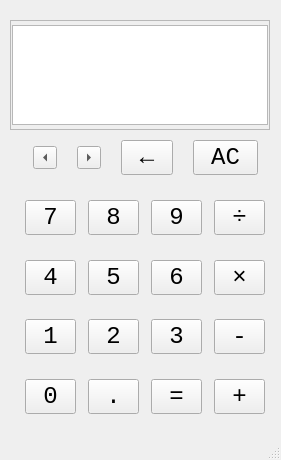
<?xml version="1.0" encoding="UTF-8"?>
<ui version="4.0">
 <class>MainWindow</class>
 <widget class="QMainWindow" name="MainWindow">
  <property name="geometry">
   <rect>
    <x>0</x>
    <y>0</y>
    <width>281</width>
    <height>460</height>
   </rect>
  </property>
  <property name="minimumSize">
   <size>
    <width>281</width>
    <height>460</height>
   </size>
  </property>
  <property name="maximumSize">
   <size>
    <width>281</width>
    <height>460</height>
   </size>
  </property>
  <property name="windowTitle">
   <string>MainWindow</string>
  </property>
  <widget class="QWidget" name="centralwidget">
   <widget class="QWidget" name="layoutWidget">
    <property name="geometry">
     <rect>
      <x>10</x>
      <y>15</y>
      <width>272</width>
      <height>409</height>
     </rect>
    </property>
    <layout class="QVBoxLayout" name="verticalLayout_2">
     <item>
      <widget class="QFrame" name="frame">
       <property name="minimumSize">
        <size>
         <width>180</width>
         <height>110</height>
        </size>
       </property>
       <property name="maximumSize">
        <size>
         <width>260</width>
         <height>100</height>
        </size>
       </property>
       <property name="frameShape">
        <enum>QFrame::StyledPanel</enum>
       </property>
       <property name="frameShadow">
        <enum>QFrame::Raised</enum>
       </property>
       <layout class="QHBoxLayout" name="horizontalLayout" stretch="0">
        <property name="leftMargin">
         <number>0</number>
        </property>
        <property name="topMargin">
         <number>0</number>
        </property>
        <property name="rightMargin">
         <number>0</number>
        </property>
        <property name="bottomMargin">
         <number>0</number>
        </property>
        <item>
         <widget class="QPlainTextEdit" name="plainTextEdit">
          <property name="minimumSize">
           <size>
            <width>256</width>
            <height>100</height>
           </size>
          </property>
          <property name="maximumSize">
           <size>
            <width>256</width>
            <height>100</height>
           </size>
          </property>
          <property name="styleSheet">
           <string notr="true">font: 16pt &quot;Consolas&quot;;</string>
          </property>
         </widget>
        </item>
       </layout>
      </widget>
     </item>
     <item>
      <layout class="QVBoxLayout" name="verticalLayout">
       <item>
        <widget class="QWidget" name="widget" native="true">
         <layout class="QHBoxLayout" name="horizontalLayout_2">
          <item>
           <widget class="QToolButton" name="zuoyi">
            <property name="font">
             <font>
              <family>Consolas</family>
              <pointsize>18</pointsize>
             </font>
            </property>
            <property name="text">
             <string>zuoyi</string>
            </property>
            <property name="popupMode">
             <enum>QToolButton::DelayedPopup</enum>
            </property>
            <property name="toolButtonStyle">
             <enum>Qt::ToolButtonIconOnly</enum>
            </property>
            <property name="arrowType">
             <enum>Qt::LeftArrow</enum>
            </property>
           </widget>
          </item>
          <item>
           <widget class="QToolButton" name="youyi">
            <property name="font">
             <font>
              <family>Consolas</family>
              <pointsize>18</pointsize>
             </font>
            </property>
            <property name="layoutDirection">
             <enum>Qt::LeftToRight</enum>
            </property>
            <property name="text">
             <string>youyi</string>
            </property>
            <property name="popupMode">
             <enum>QToolButton::DelayedPopup</enum>
            </property>
            <property name="toolButtonStyle">
             <enum>Qt::ToolButtonIconOnly</enum>
            </property>
            <property name="autoRaise">
             <bool>false</bool>
            </property>
            <property name="arrowType">
             <enum>Qt::RightArrow</enum>
            </property>
           </widget>
          </item>
          <item>
           <widget class="QToolButton" name="shanchu">
            <property name="font">
             <font>
              <family>Consolas</family>
              <pointsize>18</pointsize>
             </font>
            </property>
            <property name="layoutDirection">
             <enum>Qt::LeftToRight</enum>
            </property>
            <property name="text">
             <string>←</string>
            </property>
            <property name="popupMode">
             <enum>QToolButton::DelayedPopup</enum>
            </property>
            <property name="toolButtonStyle">
             <enum>Qt::ToolButtonIconOnly</enum>
            </property>
            <property name="autoRaise">
             <bool>false</bool>
            </property>
            <property name="arrowType">
             <enum>Qt::NoArrow</enum>
            </property>
           </widget>
          </item>
          <item>
           <widget class="QToolButton" name="AC">
            <property name="font">
             <font>
              <family>Consolas</family>
              <pointsize>18</pointsize>
             </font>
            </property>
            <property name="layoutDirection">
             <enum>Qt::LeftToRight</enum>
            </property>
            <property name="text">
             <string>AC</string>
            </property>
            <property name="popupMode">
             <enum>QToolButton::DelayedPopup</enum>
            </property>
            <property name="toolButtonStyle">
             <enum>Qt::ToolButtonIconOnly</enum>
            </property>
            <property name="autoRaise">
             <bool>false</bool>
            </property>
            <property name="arrowType">
             <enum>Qt::NoArrow</enum>
            </property>
           </widget>
          </item>
         </layout>
        </widget>
       </item>
       <item>
        <widget class="QWidget" name="widget_2" native="true">
         <layout class="QHBoxLayout" name="horizontalLayout_3">
          <item>
           <widget class="QToolButton" name="num7">
            <property name="font">
             <font>
              <family>Consolas</family>
              <pointsize>18</pointsize>
             </font>
            </property>
            <property name="text">
             <string>7</string>
            </property>
            <property name="popupMode">
             <enum>QToolButton::DelayedPopup</enum>
            </property>
            <property name="toolButtonStyle">
             <enum>Qt::ToolButtonIconOnly</enum>
            </property>
            <property name="arrowType">
             <enum>Qt::NoArrow</enum>
            </property>
           </widget>
          </item>
          <item>
           <widget class="QToolButton" name="num8">
            <property name="font">
             <font>
              <family>Consolas</family>
              <pointsize>18</pointsize>
             </font>
            </property>
            <property name="layoutDirection">
             <enum>Qt::LeftToRight</enum>
            </property>
            <property name="text">
             <string>8</string>
            </property>
            <property name="popupMode">
             <enum>QToolButton::DelayedPopup</enum>
            </property>
            <property name="toolButtonStyle">
             <enum>Qt::ToolButtonIconOnly</enum>
            </property>
            <property name="autoRaise">
             <bool>false</bool>
            </property>
            <property name="arrowType">
             <enum>Qt::NoArrow</enum>
            </property>
           </widget>
          </item>
          <item>
           <widget class="QToolButton" name="num9">
            <property name="font">
             <font>
              <family>Consolas</family>
              <pointsize>18</pointsize>
             </font>
            </property>
            <property name="layoutDirection">
             <enum>Qt::LeftToRight</enum>
            </property>
            <property name="text">
             <string>9</string>
            </property>
            <property name="popupMode">
             <enum>QToolButton::DelayedPopup</enum>
            </property>
            <property name="toolButtonStyle">
             <enum>Qt::ToolButtonIconOnly</enum>
            </property>
            <property name="autoRaise">
             <bool>false</bool>
            </property>
            <property name="arrowType">
             <enum>Qt::NoArrow</enum>
            </property>
           </widget>
          </item>
          <item>
           <widget class="QToolButton" name="chu">
            <property name="font">
             <font>
              <family>Consolas</family>
              <pointsize>18</pointsize>
             </font>
            </property>
            <property name="layoutDirection">
             <enum>Qt::LeftToRight</enum>
            </property>
            <property name="text">
             <string>÷</string>
            </property>
            <property name="popupMode">
             <enum>QToolButton::DelayedPopup</enum>
            </property>
            <property name="toolButtonStyle">
             <enum>Qt::ToolButtonIconOnly</enum>
            </property>
            <property name="autoRaise">
             <bool>false</bool>
            </property>
            <property name="arrowType">
             <enum>Qt::NoArrow</enum>
            </property>
           </widget>
          </item>
         </layout>
        </widget>
       </item>
       <item>
        <widget class="QWidget" name="widget_3" native="true">
         <layout class="QHBoxLayout" name="horizontalLayout_4">
          <item>
           <widget class="QToolButton" name="num4">
            <property name="font">
             <font>
              <family>Consolas</family>
              <pointsize>18</pointsize>
             </font>
            </property>
            <property name="text">
             <string>4</string>
            </property>
            <property name="popupMode">
             <enum>QToolButton::DelayedPopup</enum>
            </property>
            <property name="toolButtonStyle">
             <enum>Qt::ToolButtonIconOnly</enum>
            </property>
            <property name="arrowType">
             <enum>Qt::NoArrow</enum>
            </property>
           </widget>
          </item>
          <item>
           <widget class="QToolButton" name="num5">
            <property name="font">
             <font>
              <family>Consolas</family>
              <pointsize>18</pointsize>
             </font>
            </property>
            <property name="layoutDirection">
             <enum>Qt::LeftToRight</enum>
            </property>
            <property name="text">
             <string>5</string>
            </property>
            <property name="popupMode">
             <enum>QToolButton::DelayedPopup</enum>
            </property>
            <property name="toolButtonStyle">
             <enum>Qt::ToolButtonIconOnly</enum>
            </property>
            <property name="autoRaise">
             <bool>false</bool>
            </property>
            <property name="arrowType">
             <enum>Qt::NoArrow</enum>
            </property>
           </widget>
          </item>
          <item>
           <widget class="QToolButton" name="num6">
            <property name="font">
             <font>
              <family>Consolas</family>
              <pointsize>18</pointsize>
             </font>
            </property>
            <property name="layoutDirection">
             <enum>Qt::LeftToRight</enum>
            </property>
            <property name="text">
             <string>6</string>
            </property>
            <property name="popupMode">
             <enum>QToolButton::DelayedPopup</enum>
            </property>
            <property name="toolButtonStyle">
             <enum>Qt::ToolButtonIconOnly</enum>
            </property>
            <property name="autoRaise">
             <bool>false</bool>
            </property>
            <property name="arrowType">
             <enum>Qt::NoArrow</enum>
            </property>
           </widget>
          </item>
          <item>
           <widget class="QToolButton" name="cheng">
            <property name="font">
             <font>
              <family>Consolas</family>
              <pointsize>18</pointsize>
             </font>
            </property>
            <property name="layoutDirection">
             <enum>Qt::LeftToRight</enum>
            </property>
            <property name="text">
             <string>×</string>
            </property>
            <property name="popupMode">
             <enum>QToolButton::DelayedPopup</enum>
            </property>
            <property name="toolButtonStyle">
             <enum>Qt::ToolButtonIconOnly</enum>
            </property>
            <property name="autoRaise">
             <bool>false</bool>
            </property>
            <property name="arrowType">
             <enum>Qt::NoArrow</enum>
            </property>
           </widget>
          </item>
         </layout>
        </widget>
       </item>
       <item>
        <widget class="QWidget" name="widget_4" native="true">
         <layout class="QHBoxLayout" name="horizontalLayout_5">
          <item>
           <widget class="QToolButton" name="num1">
            <property name="font">
             <font>
              <family>Consolas</family>
              <pointsize>18</pointsize>
             </font>
            </property>
            <property name="text">
             <string>1</string>
            </property>
            <property name="popupMode">
             <enum>QToolButton::DelayedPopup</enum>
            </property>
            <property name="toolButtonStyle">
             <enum>Qt::ToolButtonIconOnly</enum>
            </property>
            <property name="arrowType">
             <enum>Qt::NoArrow</enum>
            </property>
           </widget>
          </item>
          <item>
           <widget class="QToolButton" name="num2">
            <property name="font">
             <font>
              <family>Consolas</family>
              <pointsize>18</pointsize>
             </font>
            </property>
            <property name="layoutDirection">
             <enum>Qt::LeftToRight</enum>
            </property>
            <property name="text">
             <string>2</string>
            </property>
            <property name="popupMode">
             <enum>QToolButton::DelayedPopup</enum>
            </property>
            <property name="toolButtonStyle">
             <enum>Qt::ToolButtonIconOnly</enum>
            </property>
            <property name="autoRaise">
             <bool>false</bool>
            </property>
            <property name="arrowType">
             <enum>Qt::NoArrow</enum>
            </property>
           </widget>
          </item>
          <item>
           <widget class="QToolButton" name="num3">
            <property name="font">
             <font>
              <family>Consolas</family>
              <pointsize>18</pointsize>
             </font>
            </property>
            <property name="layoutDirection">
             <enum>Qt::LeftToRight</enum>
            </property>
            <property name="text">
             <string>3</string>
            </property>
            <property name="popupMode">
             <enum>QToolButton::DelayedPopup</enum>
            </property>
            <property name="toolButtonStyle">
             <enum>Qt::ToolButtonIconOnly</enum>
            </property>
            <property name="autoRaise">
             <bool>false</bool>
            </property>
            <property name="arrowType">
             <enum>Qt::NoArrow</enum>
            </property>
           </widget>
          </item>
          <item>
           <widget class="QToolButton" name="jian">
            <property name="font">
             <font>
              <family>Consolas</family>
              <pointsize>18</pointsize>
             </font>
            </property>
            <property name="layoutDirection">
             <enum>Qt::LeftToRight</enum>
            </property>
            <property name="text">
             <string>-</string>
            </property>
            <property name="popupMode">
             <enum>QToolButton::DelayedPopup</enum>
            </property>
            <property name="toolButtonStyle">
             <enum>Qt::ToolButtonIconOnly</enum>
            </property>
            <property name="autoRaise">
             <bool>false</bool>
            </property>
            <property name="arrowType">
             <enum>Qt::NoArrow</enum>
            </property>
           </widget>
          </item>
         </layout>
        </widget>
       </item>
       <item>
        <widget class="QWidget" name="widget_5" native="true">
         <layout class="QHBoxLayout" name="horizontalLayout_6">
          <item>
           <widget class="QToolButton" name="num0">
            <property name="font">
             <font>
              <family>Consolas</family>
              <pointsize>18</pointsize>
             </font>
            </property>
            <property name="text">
             <string>0</string>
            </property>
            <property name="popupMode">
             <enum>QToolButton::DelayedPopup</enum>
            </property>
            <property name="toolButtonStyle">
             <enum>Qt::ToolButtonIconOnly</enum>
            </property>
            <property name="arrowType">
             <enum>Qt::NoArrow</enum>
            </property>
           </widget>
          </item>
          <item>
           <widget class="QToolButton" name="num10">
            <property name="font">
             <font>
              <family>Consolas</family>
              <pointsize>18</pointsize>
             </font>
            </property>
            <property name="layoutDirection">
             <enum>Qt::LeftToRight</enum>
            </property>
            <property name="text">
             <string>.</string>
            </property>
            <property name="popupMode">
             <enum>QToolButton::DelayedPopup</enum>
            </property>
            <property name="toolButtonStyle">
             <enum>Qt::ToolButtonIconOnly</enum>
            </property>
            <property name="autoRaise">
             <bool>false</bool>
            </property>
            <property name="arrowType">
             <enum>Qt::NoArrow</enum>
            </property>
           </widget>
          </item>
          <item>
           <widget class="QToolButton" name="deng">
            <property name="font">
             <font>
              <family>Consolas</family>
              <pointsize>18</pointsize>
             </font>
            </property>
            <property name="layoutDirection">
             <enum>Qt::LeftToRight</enum>
            </property>
            <property name="text">
             <string>=</string>
            </property>
            <property name="popupMode">
             <enum>QToolButton::DelayedPopup</enum>
            </property>
            <property name="toolButtonStyle">
             <enum>Qt::ToolButtonIconOnly</enum>
            </property>
            <property name="autoRaise">
             <bool>false</bool>
            </property>
            <property name="arrowType">
             <enum>Qt::NoArrow</enum>
            </property>
           </widget>
          </item>
          <item>
           <widget class="QToolButton" name="jia">
            <property name="font">
             <font>
              <family>Consolas</family>
              <pointsize>18</pointsize>
             </font>
            </property>
            <property name="layoutDirection">
             <enum>Qt::LeftToRight</enum>
            </property>
            <property name="text">
             <string>+</string>
            </property>
            <property name="popupMode">
             <enum>QToolButton::DelayedPopup</enum>
            </property>
            <property name="toolButtonStyle">
             <enum>Qt::ToolButtonIconOnly</enum>
            </property>
            <property name="autoRaise">
             <bool>false</bool>
            </property>
            <property name="arrowType">
             <enum>Qt::NoArrow</enum>
            </property>
           </widget>
          </item>
         </layout>
        </widget>
       </item>
      </layout>
     </item>
    </layout>
   </widget>
  </widget>
  <widget class="QMenuBar" name="menubar">
   <property name="geometry">
    <rect>
     <x>0</x>
     <y>0</y>
     <width>281</width>
     <height>22</height>
    </rect>
   </property>
  </widget>
  <widget class="QStatusBar" name="statusbar"/>
 </widget>
 <resources/>
 <connections/>
</ui>
